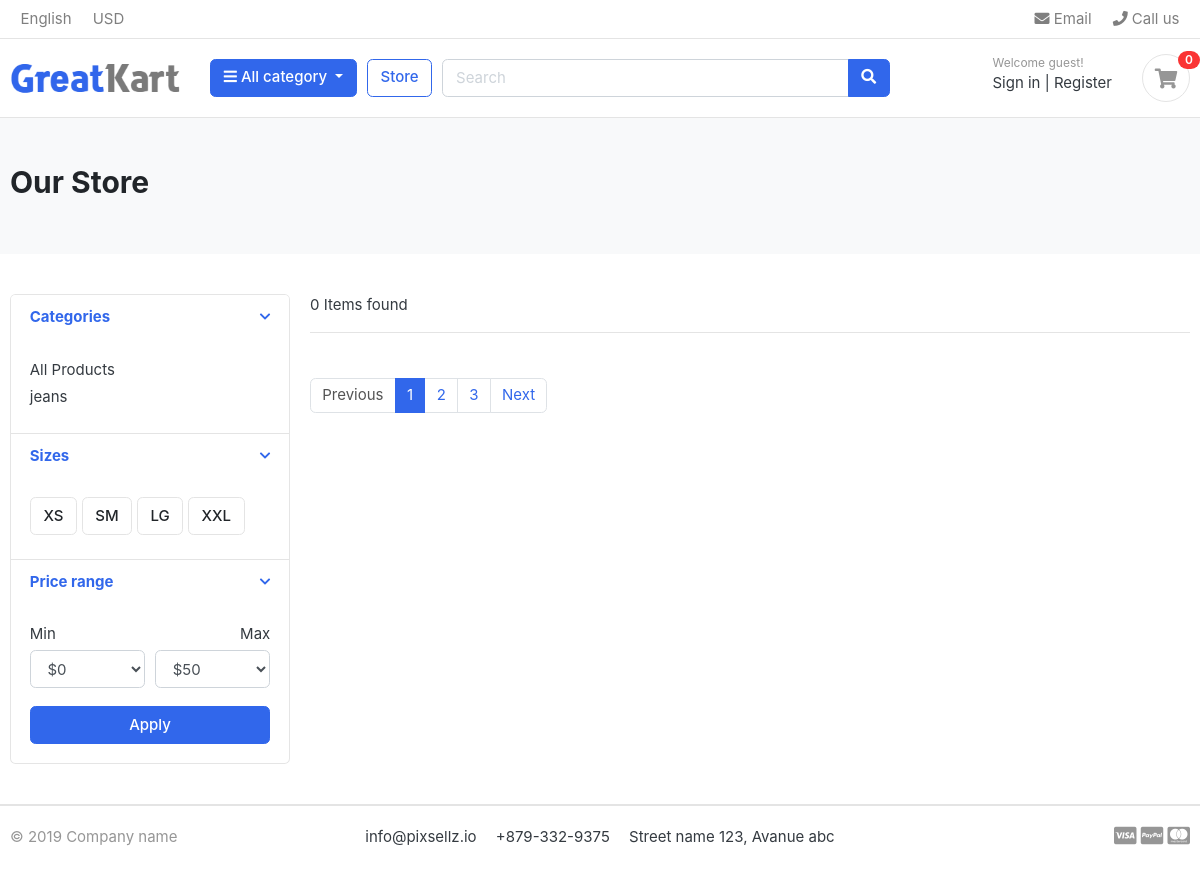
The app's page /store/, older data.
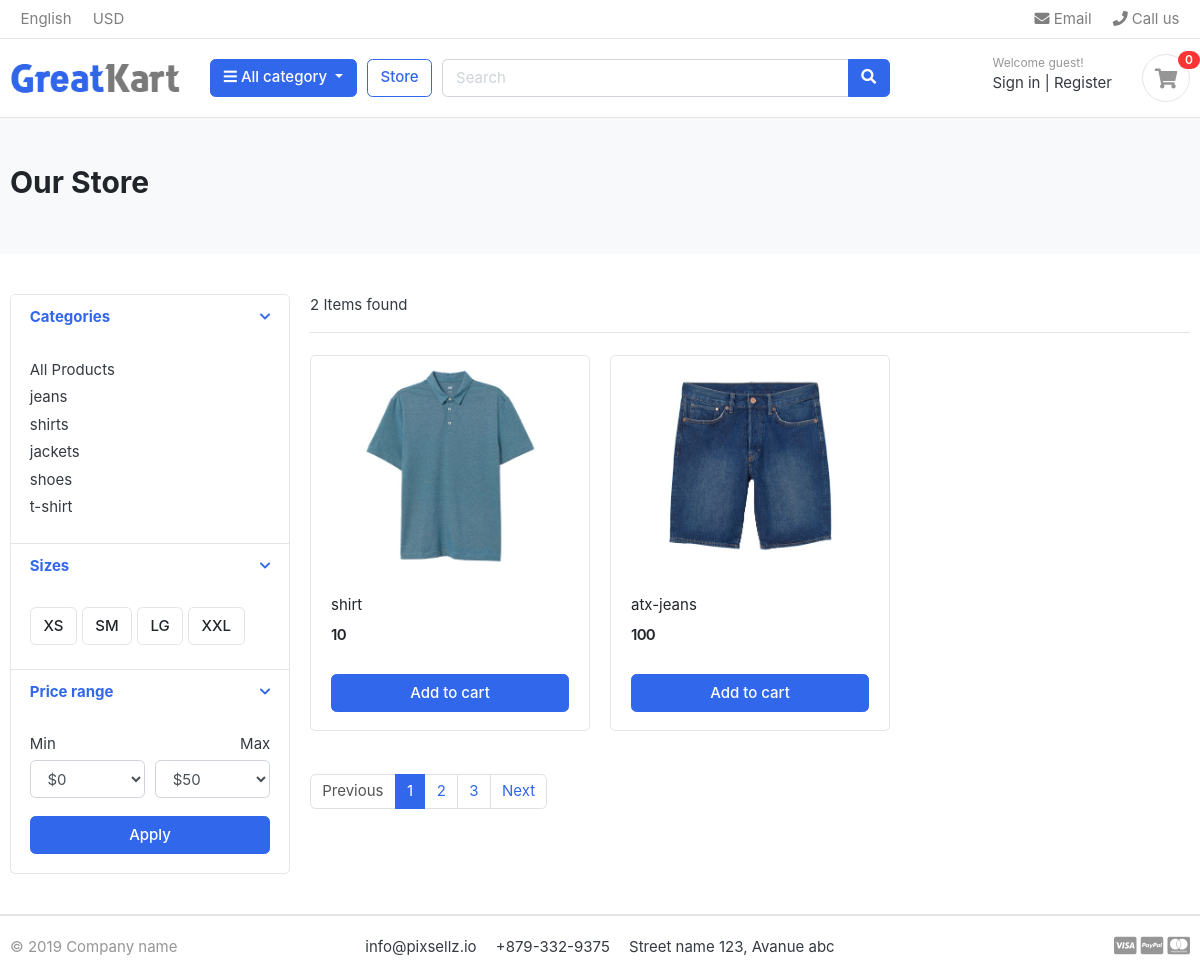
The same page, newer data.
### category/models.py (models this page shows, shortened)
class Category(models.Model):
    category_name = models.CharField(max_length=50,unique=True)
    slug = models.SlugField(max_length=100, unique=True)
    description = models.TextField(max_length=255, blank=True)
    cat_image = models.ImageField(upload_to='photos/categories',blank=True)
    class Meta:
         verbose_name = 'category'
         verbose_name_plural = 'categories'
    def get_url(self):
        return reverse('products_by_category', args=[self.slug])

### store/models.py (models this page shows, shortened)
class Product(models.Model):
    product_name    = models.CharField(max_length=200, unique=True)
    slug            = models.SlugField(max_length=200, unique=True)
    description     = models.TextField(max_length=500, blank=True)
    price           = models.IntegerField()
    images          = models.ImageField(upload_to='photos/products')
    stock           = models.IntegerField()
    is_available    = models.BooleanField(default=True)
    category        = models.ForeignKey(Category, on_delete=models.CASCADE)
    created_date    = models.DateTimeField(auto_now_add=True)
    modified_date   = models.DateTimeField(auto_now=True)
    def get_url(self):
        return reverse('product_detail', args=[self.category.slug, self.slug])

### store/views.py (the view)
# urls.py: path('store/', include('store.urls')),
def store(request, category_slug=None):
    categories = None
    products = None
    if category_slug != None:
        categories = get_object_or_404(Category, slug=category_slug)
        products = Product.objects.filter(category=categories, is_available=True)
        product_count = products.count()
    else:
        products = Product.objects.all().filter(is_available=True)
        product_count = products.count()
    context = {
        'products': products,
        'product_count': product_count
    }
    return render(request, 'store/store.html', context)

### category/context_processors.py (called while the page is built)
def menu_links(request):
    links = Category.objects.all()
    return dict(links=links)

### templates/store/store.html (shortened to what this page needs)
{% extends 'base.html' %}
{% load static %}
{% block content %}
<section class="section-pagetop bg">
    <div class="container">
        <h2 class="title-page">Our Store</h2>
    </div>
    </section>
    <section class="section-content padding-y">
        <div class="container">
        <div class="row">
            <aside class="col-md-3">
        <div class="card">
            <article class="filter-group">
                <header class="card-header">
                    <a href="#" data-toggle="collapse" data-target="#collapse_1" aria-expanded="true" class="">
                        <i class="icon-control fa fa-chevron-down"></i>
                        <h6 class="title">Categories</h6>
                    </a>
                </header>
                <div class="filter-content collapse show" id="collapse_1" style="">
                    <div class="card-body">
                        <ul class="list-menu">
                            <li><a href="{% url 'store' %}"> All Products  </a></li>
                            {% for category in links %}
                                <li><a href="{{ category.get_url }}">{{ category.category_name }}  </a></li>
                            {% endfor %}
                        </ul>
                    </div>
                </div>
            </article>
            <article class="filter-group">
                <header class="card-header">
                    <a href="#" data-toggle="collapse" data-target="#collapse_4" aria-expanded="true" class="">
                        <i class="icon-control fa fa-chevron-down"></i>
                        <h6 class="title">Sizes </h6>
                    </a>
                </header>
                <div class="filter-content collapse show" id="collapse_4" style="">
                    <div class="card-body">
                      <label class="checkbox-btn">
                        <span class="btn btn-light"> XS </span>
                      </label>
                      <label class="checkbox-btn">
                        <span class="btn btn-light"> SM </span>
                      </label>
                      <label class="checkbox-btn">
                        <span class="btn btn-light"> LG </span>
                      </label>
                      <label class="checkbox-btn">
                        <span class="btn btn-light"> XXL </span>
                      </label>
                </div>
                </div>
            </article>
            <article class="filter-group">
                <header class="card-header">
                    <a href="#" data-toggle="collapse" data-target="#collapse_3" aria-expanded="true" class="">
                        <i class="icon-control fa fa-chevron-down"></i>
                        <h6 class="title">Price range </h6>
                    </a>
                </header>
                <div class="filter-content collapse show" id="collapse_3" style="">
                    <div class="card-body">
                        <div class="form-row">
                        <div class="form-group col-md-6">
                          <label>Min</label>
                              <select class="mr-2 form-control">
                                <option value="0">$0</option>
                            </select>
                        </div>
                        <div class="form-group text-right col-md-6">
                          <label>Max</label>
                              <select class="mr-2 form-control">
                                <option value="50">$50</option>
                            </select>
                        </div>
                        </div>
                        <button class="btn btn-block btn-primary">Apply</button>
                    </div>
                </div>
            </article>
        </div>
            </aside>
            <main class="col-md-9">
        <header class="border-bottom mb-4 pb-3">
                <div class="form-inline">
                    <span class="mr-md-auto">{{ product_count }} Items found </span>
                </div>
        </header>
        <div class="row">
            {%  for product in products%}
            <div class="col-md-4">
                <figure class="card card-product-grid">
                    <div class="img-wrap">
                       <a href="{{ product.get_url}}"> <img src="{{ product.images.url }}"> </a>
                    </div>
                    <figcaption class="info-wrap">
                        <div class="fix-height">
                            <a href="{{ product.get_url }}" class="title">{{ product.product_name }}</a>
                            <div class="price-wrap mt-2">
                                <span class="price">{{  product.price }}</span>
                            </div>
                        </div>
                        <a href="#" class="btn btn-block btn-primary">Add to cart </a>
                    </figcaption>
                </figure>
            </div>
            {%  endfor %}
        </div>
        <nav class="mt-4" aria-label="Page navigation sample">
          <ul class="pagination">
            <li class="page-item disabled"><a class="page-link" href="#">Previous</a></li>
            <li class="page-item active"><a class="page-link" href="#">1</a></li>
            <li class="page-item"><a class="page-link" href="#">2</a></li>
            <li class="page-item"><a class="page-link" href="#">3</a></li>
            <li class="page-item"><a class="page-link" href="#">Next</a></li>
          </ul>
        </nav>
            </main>
        </div>
        </div>
        </section>
{% endblock %}

### templates/base.html (shortened to what this page needs)
{% load static %}
<!DOCTYPE HTML>
<html lang="en">
<head>
<link href="{% static 'css/bootstrap.css' %}" rel="stylesheet" type="text/css"/>
<link href="{% static 'fonts/fontawesome/css/all.min.css' %}" type="text/css" rel="stylesheet">
<link href="{% static 'css/ui.css' %}" rel="stylesheet" type="text/css"/>
<link href="{% static 'css/responsive.css' %}" rel="stylesheet" media="only screen and (max-width: 1200px)" />
</head>
{% include 'includes/navbar.html' %}
{%  block content%}
{% endblock %}
{% include 'includes/footer.html' %}

### templates/includes/navbar.html (shortened to what this page needs)
{% load static %}
<header class="section-header">
    <nav class="navbar p-md-0 navbar-expand-sm navbar-light border-bottom">
    <div class="container">
      <div class="collapse navbar-collapse" id="navbarTop4">
        <ul class="navbar-nav mr-auto">
            <li class="nav-item dropdown">
                 <a href="#" class="nav-link">   English </a>
            </li>
            <li class="nav-item dropdown">
                <a href="#" class="nav-link"> USD </a>
            </li>
        </ul>
        <ul class="navbar-nav">
            <li><a href="#" class="nav-link"> <i class="fa fa-envelope"></i> Email </a></li>
            <li><a href="#" class="nav-link"> <i class="fa fa-phone"></i> Call us </a></li>
        </ul>
      </div>
    </div>
    </nav>
    <section class="header-main border-bottom">
        <div class="container">
    <div class="row align-items-center">
        <div class="col-lg-2 col-md-3 col-6">
            <a href="{% url 'home' %}" class="brand-wrap">
                <img class="logo" src="{% static './images/logo.png' %}">
            </a>
        </div>
        <div class="col-lg col-sm col-md col-6 flex-grow-0">
            <div class="category-wrap dropdown d-inline-block float-right">
                <button type="button" class="btn btn-primary dropdown-toggle" data-toggle="dropdown">
                    <i class="fa fa-bars"></i> All category
                </button>
            </div>
        </div>
        <a href="{% url 'store' %}" class="btn btn-outline-primary">Store</a>
        <div class="col-lg  col-md-6 col-sm-12 col">
            <form action="#" class="search">
                <div class="input-group w-100">
                    <input type="text" class="form-control" style="width:60%;" placeholder="Search">
                    <div class="input-group-append">
                      <button class="btn btn-primary" type="submit">
                        <i class="fa fa-search"></i>
                      </button>
                    </div>
                </div>
            </form>
        </div>
        <div class="col-lg-3 col-sm-6 col-8 order-2 order-lg-3">
                    <div class="d-flex justify-content-end mb-3 mb-lg-0">
                        <div class="widget-header">
                            <small class="title text-muted">Welcome guest!</small>
                            <div>
                                <a href="./signin.html">Sign in</a> <span class="dark-transp"> | </span>
                                <a href="./register.html"> Register</a>
                            </div>
                        </div>
                        <a href="./cart.html" class="widget-header pl-3 ml-3">
                            <div class="icon icon-sm rounded-circle border"><i class="fa fa-shopping-cart"></i></div>
                            <span class="badge badge-pill badge-danger notify">0</span>
                        </a>
                    </div>
                </div>
    </div>
        </div>
    </section>
</header>

### templates/includes/footer.html
<footer class="section-footer border-top">
	<div class="container">
		<section class="footer-bottom border-top row">
			<div class="col-md-2">
				<p class="text-muted"> &copy 2019 Company name </p>
			</div>
			<div class="col-md-8 text-md-center">
				<span  class="px-2">info@pixsellz.io</span>
				<span  class="px-2">+879-332-9375</span>
				<span  class="px-2">Street name 123, Avanue abc</span>
			</div>
			<div class="col-md-2 text-md-right text-muted">
				<i class="fab fa-lg fa-cc-visa"></i>
				<i class="fab fa-lg fa-cc-paypal"></i>
				<i class="fab fa-lg fa-cc-mastercard"></i>
			</div>
		</section>
	</div>
</footer>

### static/css/ui.css (style rules this page uses)
html { font-family: "Inter", sans-serif; font-size: 15px; }
.img-wrap { text-align: center; display: block; }
.img-wrap img { max-width: 100%; }
.price-wrap { letter-spacing: -0.7px; }
.icon-xs, .icon-sm, .icon-md, .icon-lg { display: inline-block; text-align: center; flex-shrink: 0; flex-grow: 0; }
.icon-sm { width: 48px; height: 48px; line-height: 48px !important; font-size: 20px; }
.padding-y { padding-top: 40px; padding-bottom: 40px; }
figure { margin-bottom: 0; }
article:after, .form-group:after { display: block; clear: both; content: ""; }
.bg { background-color: #f8f9fa; }
.title-page { color: #212529; }
p:last-child { margin-bottom: 0; }
.header-main { position: relative; padding-top: 1rem; padding-bottom: 1rem; }
.brand-wrap .logo, .navbar-brand .logo { margin-right: 7px; max-height: 42px; display: inline-block; }
.widget-header { display: inline-block; vertical-align: middle; position: relative; }
.widget-header a { color: #343a40; }
.widget-header i { color: #969696; }
.widget-header .title { display: block; }
.widget-header .notify { position: absolute; top: -3px; right: -10px; }
.footer-bottom { padding-top: 20px; padding-bottom: 20px; }
.btn-light { background-color: #fff; border-color: #e4e4e4; }
[class*=list-] li:after { visibility: hidden; display: block; content: ""; overflow: hidden; height: 0; clear: both; }
.list-menu { list-style: none; margin: 0; padding-left: 0; }
.list-menu li { margin-bottom: 5px; }
.list-menu a { color: #343a40; }
[class*=card-product] a.title { color: #212529; display: block; }
[class*=card-product] .img-wrap { overflow: hidden; position: relative; }
[class*=card-product] .img-wrap img { height: 100%; max-width: 100%; width: auto; display: inline-block; -o-object-fit: cover; object-fit: cover; }
.card-product-grid { margin-bottom: 20px; }
.card-product-grid .img-wrap { border-radius: 0.2rem 0.2rem 0 0; height: 220px; }
.card-product-grid .info-wrap { overflow: hidden; padding: 18px 20px; }
.card-product-grid .fix-height { height: 80px; overflow: hidden; }
.card .img-wrap { overflow: hidden; }
.notify { position: absolute; top: -4px; right: -10px; display: inline-block; padding: 0.25em 0.6em; font-size: 12px; line-height: 1; text-align: center; border-radius: 3rem; color: #fff; background-color: #fa3434; }
.price { font-weight: 600; color: #212529; }
.icon-control { margin-top: 5px; float: right; font-size: 80%; }
.card-header .title { margin-bottom: 0; line-height: 1.5; }
.filter-group { border-bottom: 1px solid #e4e4e4; }
.filter-group .card-header { border-bottom: 0; }
.filter-group:last-child { border-bottom: 0; }
.checkbox-btn { position: relative; }
.section-pagetop { padding: 45px 0; }

Row changes from the older to the newer data that the page shows:
added Category: category_name "shirts"
added Category: category_name "jackets"
added Category: category_name "shoes"
added Category: category_name "t-shirt"
added Product: images (picture), product_name "shirt", price "10"
added Product: images (picture), product_name "atx-jeans", price "100"
Text that changed along with them:
{{ product_count }}: "0" → "2"
